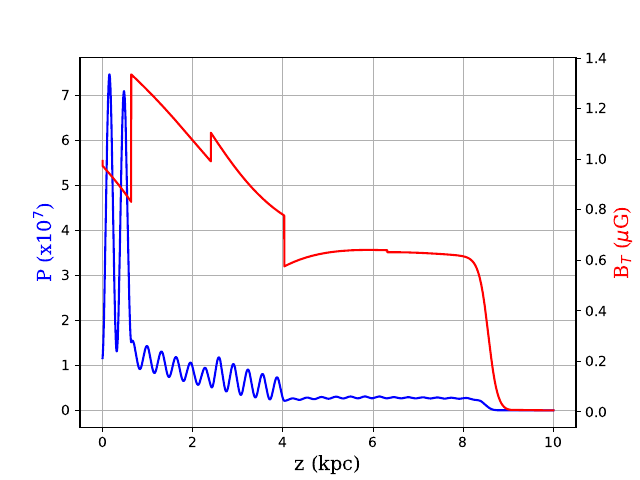

This chart was generated by the following Python code:
#Code for representing the behaviour of the probability with respect to one parameter
import math
import matplotlib.pyplot as plt
#import matplotlib.colors as colors

def readMatrix(fn):
    """Function to input the data from the file

    Args:
        fn (str): The name of the file to be read

    Returns:
        matrix: The matrix of the data
    """
    matrix = []
    with open(fn) as f:                 # a with block will auto close your file after the statements within it
        for line in f:
            line = line.strip()         # strip off any trailing whitespace(including '\n')
            matrix.append(line.split()) 
    return matrix

def progress_bar(progress, total):
    """Function to print a progress bar to the console

    Args:
        progress (float): The current progress of the task
        total (float): The total number of steps in the task
    """
    percent=100*(progress / float(total))
    bar = '█'*int(percent) + '-'*(100-int(percent))   # "█" = alt+219
    print(f"\r|{bar}| {percent:.2f}%", end="\r")
    if percent >= 99.99:
        print(f"\r|{bar}| {percent:.2f}%", end="\r")

#Inporting the data from the file and elaboring them
tab = readMatrix("1D_plot.txt")
M = 0.0
m = 1.0
MB = 0.0
ty = float(tab[0][0])
tb = 0
if len(tab[0])>1:
    tb = int(tab[0][1])
if ty==3:
    scale = float(tab[0][1])
xvec = []
p = []
b = []
N = len(tab)
n = len(tab[1])

progress_bar(0, N-1)
for i in range(1,N):
    xvec.append(float(tab[i][0]))
    p.append(float(tab[i][1]))
    if n>2:
        b.append(float(tab[i][2]))
        if float(tab[i][2]) >= MB:
            MB = float(tab[i][2])
    if float(tab[i][1]) >= M:
        M = float(tab[i][1])
    if float(tab[i][1]) <= m:
        m = float(tab[i][1])
    progress_bar(i, N-1)
print("\n")

order = math.floor(math.log(M, 10))
if n>2:
    orderB = math.floor(math.log(MB, 10))
else:
    orderB = 0

for i in range(N-1):
    p[i]*=10**(-order)
if orderB!=0 and n>2:
    for i in range(N-1):
        b[i]*=10**(-orderB)

font = {'family': 'serif',
        'color':  'Black',
        'weight': 'normal',
        'size': 14,
        }
font_blue = {'family': 'serif',
        'color':  'Blue',
        'weight': 'normal',
        'size': 14,
        }
font_red = {'family': 'serif',
        'color':  'Red',
        'weight': 'normal',
        'size': 14,
        }

pstring = "P" + " (x10$^" + str(-order) + "$)"

if n>2:
    if orderB!=0:
        if tb==1:
            bstring = "B" + " (x10$^" + str(-orderB) + "$ $\mu$G)"
        elif tb==2:
            bstring = "B$_T$" + " (x10$^" + str(-orderB) + "$ $\mu$G)"   
    else:
        if tb==1:
            bstring = "B ($\mu$G)"
        elif tb==2:
            bstring = "B$_T$ ($\mu$G)" 
if n==2:
    plt.plot(xvec, p, 'b-')
    if ty==1:
        plt.xlabel("z (kpc)", fontdict=font)
    elif ty==2:
        plt.xlabel("ma (neV)", fontdict=font)
    elif ty==3:
        if scale==0:
            plt.xlabel("E (eV)", fontdict=font)
        elif scale==1:
            plt.xlabel("E (keV)", fontdict=font)
        elif scale==2:
            plt.xlabel("E (MeV)", fontdict=font)
        elif scale==3:
            plt.xlabel("E (GeV)", fontdict=font)
        elif scale==4:
            plt.xlabel("E (TeV)", fontdict=font)
        elif scale==5:
            plt.xlabel("E (PeV)", fontdict=font)
    elif ty==4:
        plt.xlabel("g$_{a\gamma}$ (GeV$^{-1}$)", fontdict=font)
    if ty!=1:
        plt.xscale('log')
    if(m!=0):
        if(math.log(M,10)-math.log(m,10))>2.0:
            plt.yscale('log')
    plt.ylabel(pstring, fontdict=font)
    plt.grid()
    plt.savefig("1D_plot.pdf")
else:
    fig, ax1 = plt.subplots()
    ax2 = ax1.twinx()
    ax1.plot(xvec, p, 'b-')
    ax2.plot(xvec, b, 'r-')
    ax1.set_xlabel('z (kpc)', fontdict=font)
    ax1.set_ylabel(pstring, fontdict=font_blue)
    ax2.set_ylabel(bstring, fontdict=font_red)
    ax1.grid()
    plt.savefig("1D_plot.pdf")

print("Process completed.")
#end of code